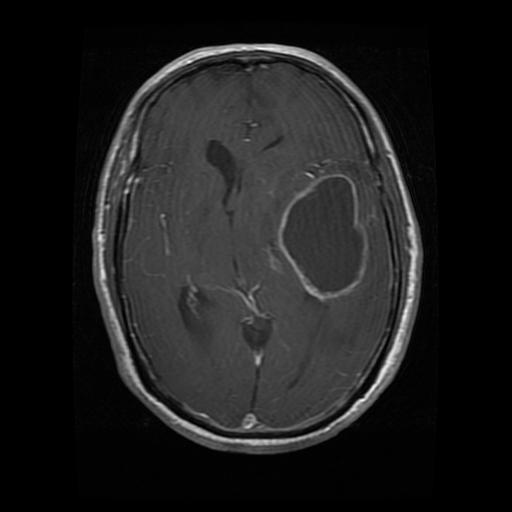
#> input picture sample_data/2d/sample_4.png, 512 x 512 px; its folder holds 7 pictures in this run
$ python reorder_and_find_2d_samples.py
#> lines starting #> are read from the running program, lines starting #| are printed output that depends on the picture
from pathlib import Path
from PIL import Image, ImageDraw
import numpy as np
import shutil

IMAGE_DIR = Path("Data/segmentation_task/train/images")
MASK_DIR = Path("Data/segmentation_task/train/masks")
SAMPLE_DIR = Path("sample_data/2d")
PREVIEW_OUT = Path("sample_data/final_2d_samples_preview.png")
BACKUP_DIR = Path("sample_data/2d_backup_before_final_mix")

exts = [".png", ".jpg", ".jpeg"]

# Backup current samples
BACKUP_DIR.mkdir(parents=True, exist_ok=True)
for p in SAMPLE_DIR.glob("*"):
    if p.is_file():
        shutil.copy2(p, BACKUP_DIR / p.name)

# Save current wanted samples before overwriting
old_4 = Image.open(SAMPLE_DIR / "sample_4.png").convert("L")
#> old_4 is the input picture: PIL image 512x512 L; min 0, max 255, mean 29.3
old_3 = Image.open(SAMPLE_DIR / "sample_3.png").convert("L")
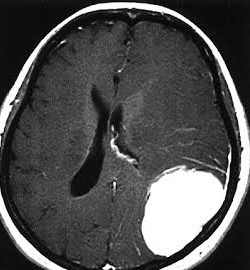
#> input picture sample_data/2d/sample_3.png, 250 x 270 px
#> old_3 is the input picture: PIL image 250x270 L; min 0, max 255, mean 79.8
old_5 = Image.open(SAMPLE_DIR / "sample_5.png").convert("L")
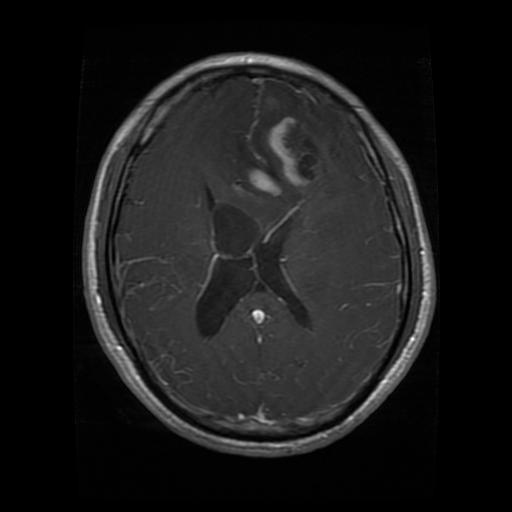
#> input picture sample_data/2d/sample_5.png, 512 x 512 px
#> old_5 is the input picture: PIL image 512x512 L; min 0, max 255, mean 25.5

# Used images should not be repeated as new picks
used_arrays = [
    np.asarray(old_4.resize((128, 128))),
    np.asarray(old_3.resize((128, 128))),
    np.asarray(old_5.resize((128, 128))),
]

def is_too_similar(img):
    arr = np.asarray(img.resize((128, 128)))
    for u in used_arrays:
        diff = np.mean(np.abs(arr.astype(float) - u.astype(float)))
        if diff < 8:
            return True
    return False

def find_mask_for_image(img_path):
    stem = img_path.stem
    for ext in exts:
        possible = MASK_DIR / f"{stem}{ext}"
        if possible.exists():
            return possible
    return None

# Find 2 new clean-looking candidates
images = []
for ext in exts:
    images.extend(IMAGE_DIR.glob(f"*{ext}"))

candidates = []

for img_path in sorted(images):
    mask_path = find_mask_for_image(img_path)
    if mask_path is None:
        continue

    try:
        img = Image.open(img_path).convert("L")
        mask = Image.open(mask_path).convert("L")

        if is_too_similar(img):
            continue

        img_small = img.resize((256, 256))
        mask_small = mask.resize((256, 256), Image.Resampling.NEAREST)

        img_arr = np.asarray(img_small)
        mask_arr = np.asarray(mask_small)

        tumor_area = int((mask_arr > 20).sum())
        contrast = float(img_arr.std())
        brightness = float(img_arr.mean())

        # Keep visible but not insane-looking tumors
        if 700 <= tumor_area <= 9000 and contrast > 22 and 25 < brightness < 170:
            # Score: clear contrast + medium tumor size
            ideal_area = 3500
            area_score = -abs(tumor_area - ideal_area) / ideal_area
            score = contrast + (area_score * 10)
            candidates.append((score, contrast, tumor_area, img_path))

    except Exception:
        pass

candidates = sorted(candidates, reverse=True)

if len(candidates) < 2:
#> (the run stopped early here; a loop or call above may not have finished)
